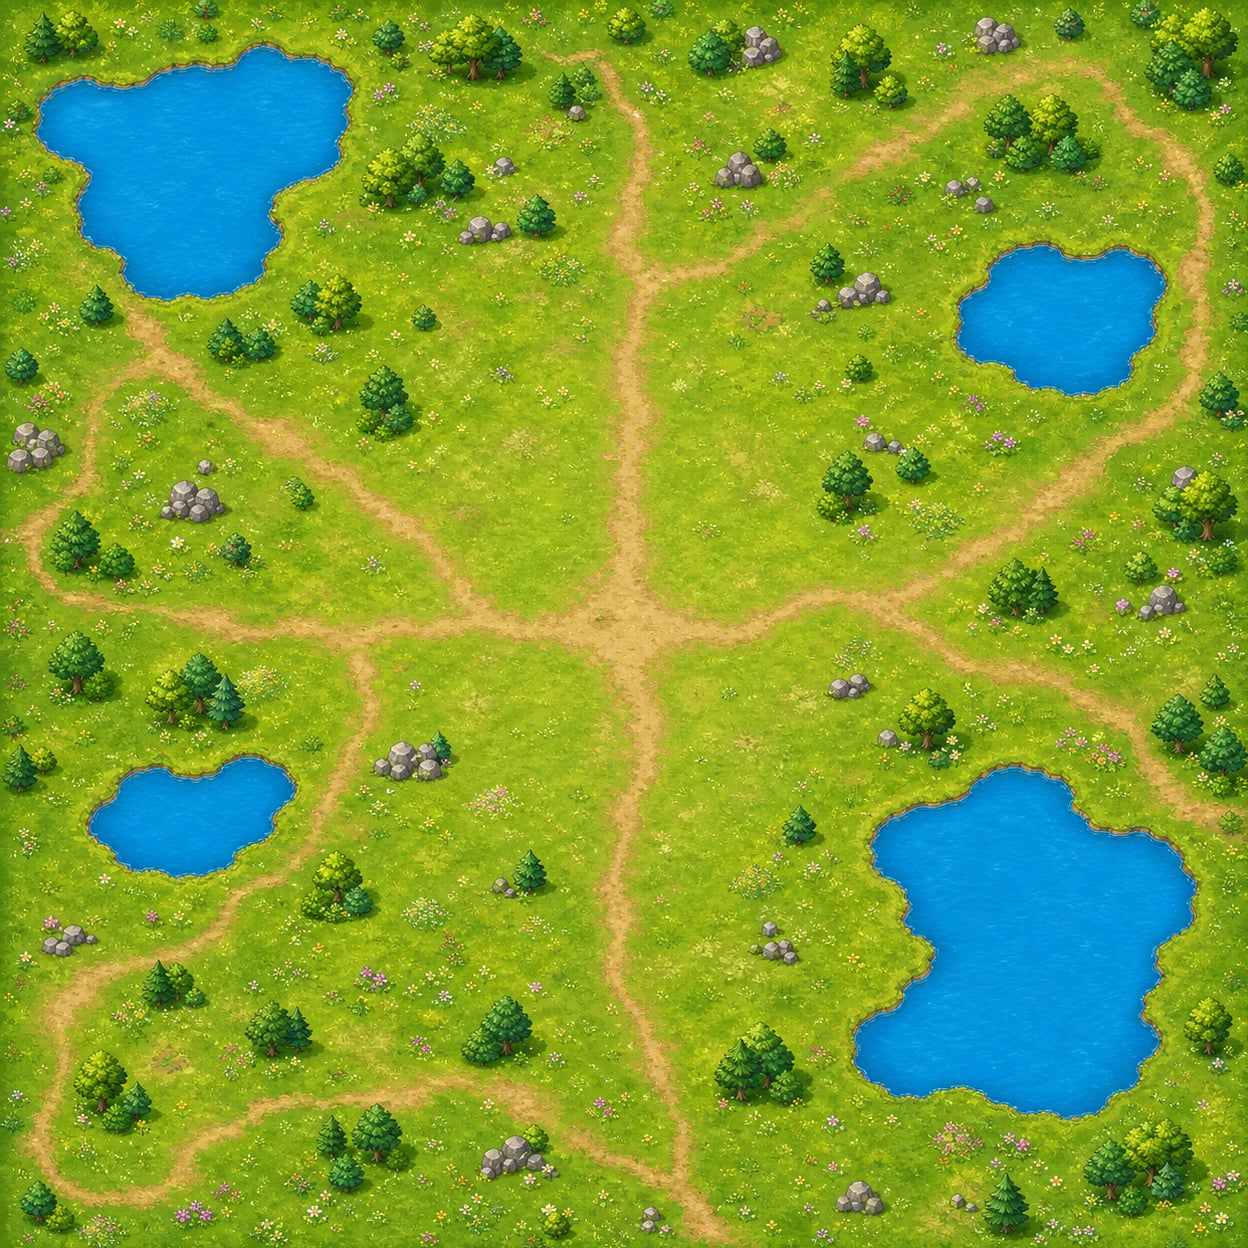

Rendered tile map (Tiled .tmx) drawn with the repository's tilesets; below, a short description and the map source with its tile grids summarised:
An orthogonal 39x39 tile map with 32x32 px tiles, 1 tile layer (Tile Layer 1) and 1011 objects.

<map version="1.10" tiledversion="1.12.1" orientation="orthogonal" renderorder="right-down" width="39" height="39" tilewidth="32" tileheight="32" infinite="0" nextlayerid="4" nextobjectid="1035">
 <tileset firstgid="1" source="spring.tsx" />
 <layer id="1" name="Tile Layer 1" width="39" height="39">
  <data>[1521 cells, 1521 non-empty, 1521 distinct tile ids]</data>
 </layer>
 <objectgroup id="2" name="Ho">
  <object id="13" x="62.3607" y="100.155" width="274.009" height="56.6915" />
  <object id="18" x="51.0224" y="141.729" />
  <object id="19" x="41.5738" y="126.611" />
  <object id="20" x="52.9121" y="115.273" />
  <object id="21" x="49.1326" y="107.714" />
  <object id="22" x="56.6915" y="90.7064" />
  <object id="23" x="71.8093" y="88.8167" />
  <object id="24" x="90.7064" y="86.927" />
  <object id="25" x="109.604" y="90.7064" />
  <object id="26" x="132.28" y="92.5961" />
  <object id="27" x="153.067" y="88.8167" />
  <object id="28" x="166.295" y="73.699" />
  <object id="29" x="168.185" y="92.5961" />
  <object id="30" x="187.082" y="92.5961" />
  <object id="31" x="183.303" y="73.699" />
  <object id="32" x="202.2" y="96.3756" />
  <object id="33" x="204.089" y="71.8093" />
  <object id="34" x="221.097" y="96.3756" />
  <object id="35" x="226.766" y="75.5887" />
  <object id="36" x="239.994" y="98.2653" />
  <object id="37" x="243.774" y="58.5812" />
  <object id="38" x="264.56" y="51.0224" />
  <object id="39" x="281.568" y="58.5812" />
  <object id="40" x="243.774" y="64.2504" width="96.3756" height="47.2429" />
  <object id="41" x="238.104" y="77.4784" />
  <object id="42" x="304.244" y="56.6915" />
  <object id="43" x="345.818" y="83.1476" />
  <object id="44" x="343.929" y="117.162" />
  <object id="45" x="338.259" y="136.06" />
  <object id="48" x="117.162" y="166.295" width="147.398" height="98.2653" />
  <object id="49" x="98.2653" y="160.626" width="224.876" height="18.8972" />
  <object id="50" x="88.8167" y="166.295" />
  <object id="51" x="111.493" y="190.861" />
  <object id="52" x="94.4859" y="185.192" />
  <object id="53" x="86.927" y="202.2" />
  <object id="54" x="105.824" y="204.089" />
  <object id="55" x="85.0373" y="219.207" />
  <object id="56" x="105.824" y="222.987" />
  <object id="57" x="88.8167" y="236.215" />
  <object id="58" x="107.714" y="243.774" />
  <object id="59" x="126.611" y="272.119" />
  <object id="60" x="126.611" y="272.119" width="113.383" height="22.6766" />
  <object id="61" x="168.185" y="292.906" />
  <object id="62" x="141.729" y="270.23" />
  <object id="63" x="158.736" y="268.34" />
  <object id="64" x="183.303" y="266.45" />
  <object id="65" x="213.538" y="268.34" width="1.88972" />
  <object id="66" x="158.736" y="266.45" />
  <object id="67" x="170.075" y="266.45" />
  <object id="68" x="198.42" y="266.45" />
  <object id="69" x="211.648" y="266.45" />
  <object id="70" x="228.656" y="266.45" />
  <object id="71" x="247.553" y="268.34" />
  <object id="72" x="260.781" y="268.34" />
  <object id="73" x="239.994" y="277.788" />
  <object id="74" x="181.413" y="264.56" />
  <object id="75" x="275.899" y="239.994" />
  <object id="76" x="275.899" y="234.325" />
  <object id="77" x="274.009" y="221.097" />
  <object id="78" x="274.009" y="213.538" />
  <object id="79" x="272.119" y="207.869" />
  <object id="80" x="272.119" y="196.531" />
  <object id="81" x="274.009" y="188.972" />
  <object id="82" x="291.016" y="188.972" />
  <object id="85" x="1001.55" y="262.671" width="149.288" height="85.0373" />
  <object id="86" x="1005.33" y="357.157" />
  <object id="87" x="1026.12" y="372.274" />
  <object id="88" x="1046.9" y="377.943" />
  <object id="89" x="1065.8" y="381.723" />
  <object id="90" x="1080.92" y="383.613" />
  <object id="91" x="1097.93" y="381.723" />
  <object id="92" x="1113.04" y="377.943" />
  <object id="93" x="1124.38" y="359.046" />
  <object id="94" x="1103.59" y="360.936" />
  <object id="95" x="1090.37" y="359.046" />
  <object id="96" x="1009.11" y="332.59" width="113.383" height="41.5738" />
  <object id="97" x="992.102" y="353.377" />
  <object id="98" x="978.874" y="349.598" />
  <object id="99" x="967.535" y="345.818" />
  <object id="100" x="971.315" y="334.48" />
  <object id="101" x="967.535" y="325.031" />
  <object id="102" x="967.535" y="311.803" />
  <object id="103" x="975.094" y="304.244" />
  <object id="104" x="984.543" y="292.906" />
  <object id="105" x="995.881" y="281.568" />
  <object id="106" x="995.881" y="274.009" />
  <object id="107" x="1009.11" y="264.56" />
  <object id="108" x="1024.23" y="251.332" />
  <object id="109" x="1041.23" y="255.112" />
  <object id="110" x="1063.91" y="257.002" />
  <object id="111" x="1041.23" y="249.443" />
  <object id="112" x="1090.37" y="264.56" />
  <object id="113" x="1113.04" y="258.891" />
  <object id="114" x="1124.38" y="255.112" />
  <object id="115" x="1141.39" y="266.45" />
  <object id="116" x="1156.51" y="275.899" />
  <object id="117" x="1156.51" y="285.347" />
  <object id="118" x="971.315" y="308.024" width="39.6841" height="34.0149" />
  <object id="119" x="978.874" y="292.906" width="35.9046" height="30.2355" />
  <object id="120" x="1012.89" y="266.45" width="137.949" height="77.4784" />
  <object id="121" x="1026.12" y="260.781" width="115.273" height="17.0075" />
  <object id="122" x="1045.01" y="334.48" />
  <object id="123" x="1046.9" y="349.598" />
  <object id="124" x="1020.45" y="334.48" />
  <object id="125" x="1020.45" y="302.355" />
  <object id="126" x="1048.79" y="296.686" width="45.3532" height="9.44859" />
  <object id="127" x="1114.93" y="315.583" />
  <object id="128" x="1113.04" y="349.598" />
  <object id="129" x="1139.5" y="334.48" />
  <object id="130" x="139.839" y="780.453" />
  <object id="131" x="128.501" y="788.012" />
  <object id="132" x="120.942" y="803.13" />
  <object id="133" x="109.604" y="806.909" />
  <object id="134" x="98.2653" y="820.137" />
  <object id="135" x="102.045" y="839.034" />
  <object id="136" x="119.052" y="842.814" />
  <object id="137" x="126.611" y="856.042" />
  <object id="138" x="145.508" y="861.711" />
  <object id="139" x="160.626" y="863.601" />
  <object id="140" x="181.413" y="867.38" />
  <object id="141" x="198.42" y="871.16" />
  </objectgroup>
 <objectgroup id="3" name="Vatcan">
  <!-- 646 objects omitted --></objectgroup>
</map>
<!-- 890 of 1011 objects omitted -->
